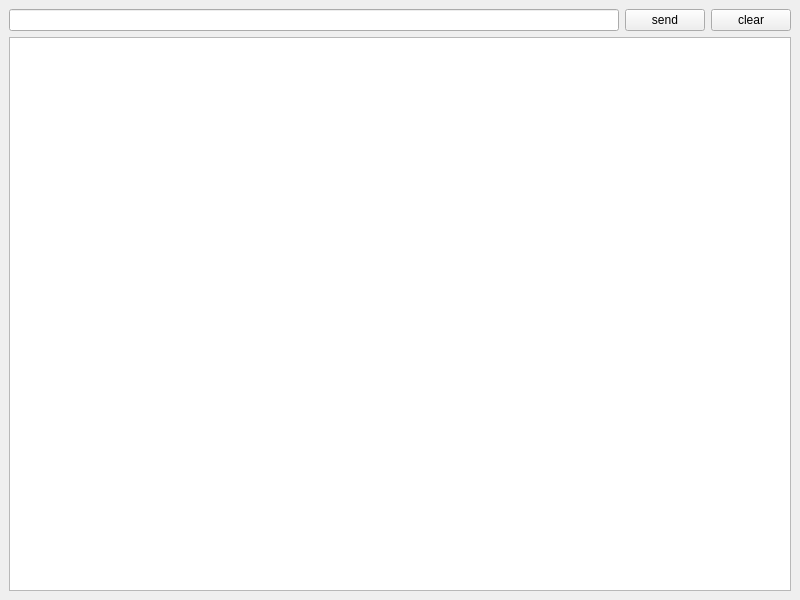
<?xml version="1.0" encoding="UTF-8"?>
<ui version="4.0">
 <class>ControllerGUI</class>
 <widget class="QMainWindow" name="ControllerGUI">
  <property name="windowModality">
   <enum>Qt::WindowModal</enum>
  </property>
  <property name="geometry">
   <rect>
    <x>0</x>
    <y>0</y>
    <width>800</width>
    <height>600</height>
   </rect>
  </property>
  <property name="windowTitle">
   <string>Controller</string>
  </property>
  <widget class="QWidget" name="centralwidget">
   <layout class="QVBoxLayout" name="verticalLayout_2">
    <item>
     <layout class="QVBoxLayout" name="verticalLayout">
      <item>
       <layout class="QHBoxLayout" name="horizontalLayout">
        <item>
         <widget class="QLineEdit" name="m_freq"/>
        </item>
        <item>
         <widget class="QPushButton" name="m_send">
          <property name="text">
           <string>send</string>
          </property>
         </widget>
        </item>
        <item>
         <widget class="QPushButton" name="m_clear">
          <property name="text">
           <string>clear</string>
          </property>
         </widget>
        </item>
       </layout>
      </item>
      <item>
       <widget class="QTextBrowser" name="m_result"/>
      </item>
     </layout>
    </item>
   </layout>
  </widget>
  <widget class="QMenuBar" name="menubar">
   <property name="geometry">
    <rect>
     <x>0</x>
     <y>0</y>
     <width>800</width>
     <height>31</height>
    </rect>
   </property>
  </widget>
 </widget>
 <resources/>
 <connections/>
</ui>
